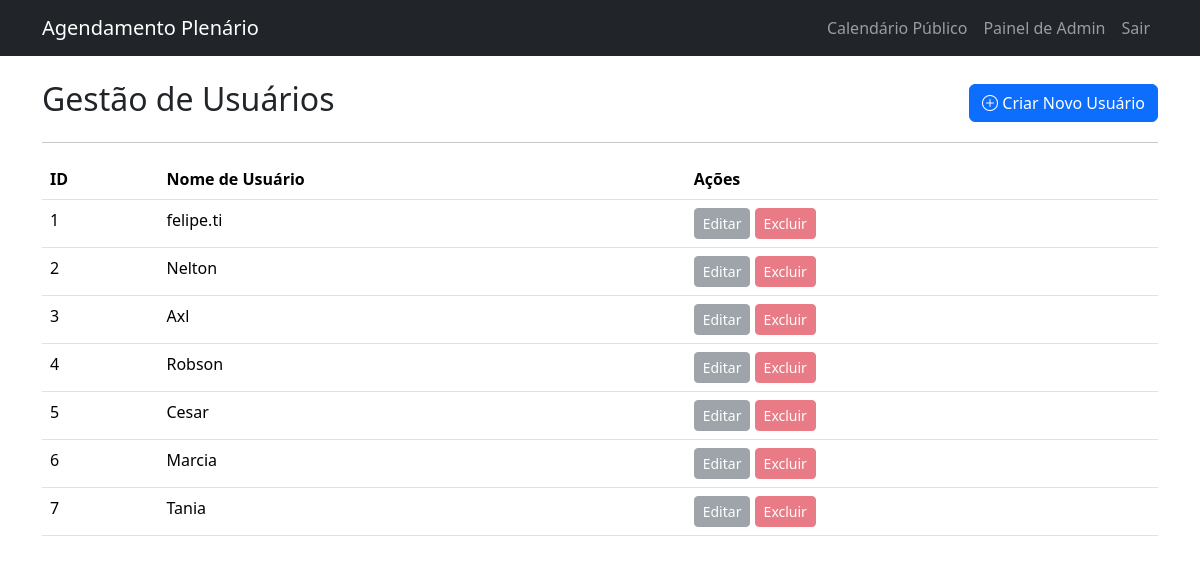
/admin/usuarios (signed in), run on the app's committed database.
### app/models.py (models this page shows, shortened)
class Usuario(UserMixin, db.Model):
    id = db.Column(db.Integer, primary_key=True)
    nome_usuario = db.Column(db.String(64), index=True, unique=True)
    senha_hash = db.Column(db.String(128))
    agendamentos = db.relationship('Agendamento', backref='autor', lazy='dynamic')
    role = db.Column(db.String(20), index=True, default='user')
    @property
    def is_admin(self):
        return self.role == 'admin'

### app/routes.py (the view)
@bp.route('/admin/usuarios')
@login_required
def lista_usuarios():
    if not current_user.is_admin:
        abort(403) # Proibido
    users = Usuario.query.all()
    return render_template('lista_usuarios.html', users=users, title="Gestão de Usuários")

### app/models.py (called while the page is built)
@login_manager.user_loader
def load_user(user_id):
    return Usuario.query.get(int(user_id))

### app/templates/lista_usuarios.html
{% extends "base.html" %}
{% block content %}
    <div class="d-flex justify-content-between align-items-center">
        <h2>Gestão de Usuários</h2>
        <a href="{{ url_for('main.criar_usuario') }}" class="btn btn-primary">
            <i class="bi bi-plus-circle"></i> Criar Novo Usuário
        </a>
    </div>
    <hr>
    <table class="table table-hover">
        <thead>
            <tr>
                <th>ID</th>
                <th>Nome de Usuário</th>
                <th>Ações</th>
            </tr>
        </thead>
        <tbody>
            {% for user in users %}
            <tr>
                <td>{{ user.id }}</td>
                <td>{{ user.nome_usuario }}</td>
                <td>
                    <button class="btn btn-sm btn-secondary" disabled>Editar</button>
                    <button class="btn btn-sm btn-danger" disabled>Excluir</button>
                </td>
            </tr>
            {% endfor %}
        </tbody>
    </table>
{% endblock %}

### app/templates/base.html (style rules this page uses)
body { padding-top: 56px; }

### data on the page
Usuario: id "1", nome_usuario "felipe.ti"
Usuario: id "2", nome_usuario "Nelton"
Usuario: id "3", nome_usuario "Axl"
Usuario: id "4", nome_usuario "Robson"
Usuario: id "5", nome_usuario "Cesar"
Usuario: id "6", nome_usuario "Marcia"
Usuario: id "7", nome_usuario "Tania"
